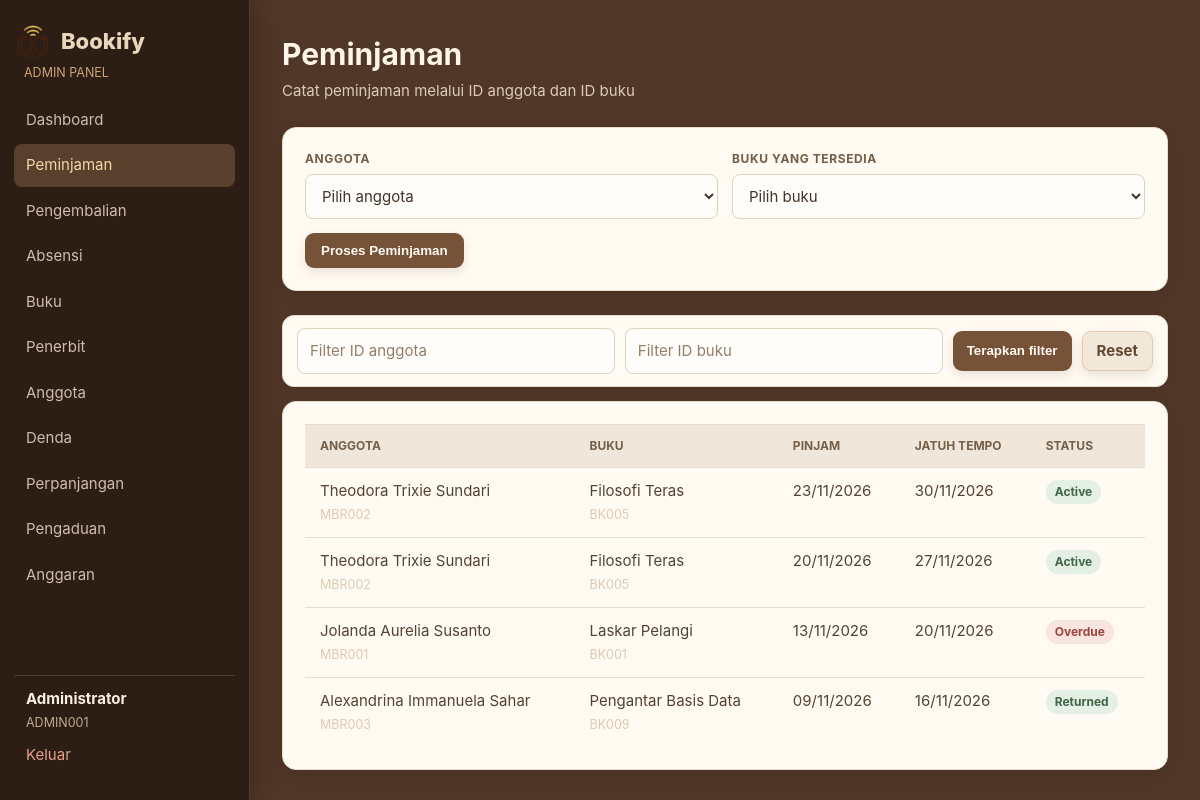
Screenshot of /admin/borrowing.php (signed in) with the database file from the repository.
### tables this page shows
CREATE TABLE borrowings (
    id INTEGER PRIMARY KEY AUTOINCREMENT, user_id INTEGER NOT NULL, book_id INTEGER NOT NULL,
    borrowed_at TEXT NOT NULL DEFAULT CURRENT_TIMESTAMP, due_date TEXT NOT NULL, returned_at TEXT,
    status TEXT NOT NULL DEFAULT 'active', renew_count INTEGER NOT NULL DEFAULT 0,
    created_at TEXT NOT NULL DEFAULT CURRENT_TIMESTAMP, updated_at TEXT NOT NULL DEFAULT CURRENT_TIMESTAMP,
    FOREIGN KEY (user_id) REFERENCES users(id), FOREIGN KEY (book_id) REFERENCES books(id)
);

CREATE TABLE users (
    id INTEGER PRIMARY KEY AUTOINCREMENT, member_id TEXT NOT NULL UNIQUE, name TEXT NOT NULL,
    email TEXT NOT NULL UNIQUE, phone TEXT, gender TEXT, address TEXT, password TEXT NOT NULL,
    role TEXT NOT NULL DEFAULT 'member', status TEXT NOT NULL DEFAULT 'active',
    created_at TEXT NOT NULL DEFAULT CURRENT_TIMESTAMP, updated_at TEXT NOT NULL DEFAULT CURRENT_TIMESTAMP
);

CREATE TABLE books (
    id INTEGER PRIMARY KEY AUTOINCREMENT, book_id TEXT NOT NULL UNIQUE, title TEXT NOT NULL, author TEXT NOT NULL,
    year INTEGER, pages INTEGER, genre TEXT, stock INTEGER NOT NULL DEFAULT 1, available INTEGER NOT NULL DEFAULT 1,
    cover_url TEXT, publisher_id INTEGER, created_at TEXT NOT NULL DEFAULT CURRENT_TIMESTAMP,
    updated_at TEXT NOT NULL DEFAULT CURRENT_TIMESTAMP,
    FOREIGN KEY (publisher_id) REFERENCES publishers(id) ON DELETE SET NULL
);

### admin/borrowing.php (the view, shortened to what this page needs)
<?php
require_once __DIR__ . '/../includes/layout.php'; require_admin();
$memberId=trim($_GET['member_id']??''); $bookId=trim($_GET['book_id']??'');
$query='SELECT br.*,u.name,u.member_id,b.title,b.book_id FROM borrowings br JOIN users u ON u.id=br.user_id JOIN books b ON b.id=br.book_id'; $where=[]; $params=[];
if($where) $query.=' WHERE '.implode(' AND ',$where); $data=rows($query.' ORDER BY br.borrowed_at DESC',$params);
?>
<section class="modal"><form method="post"><div class="form-grid"><div class="form-row"><label>Anggota</label><select name="member_id" required><option value="">Pilih anggota</option></select></div><div class="form-row"><label>Buku yang tersedia</label><select name="book_id" required><option value="">Pilih buku</option></select></div></div><button>Proses Peminjaman</button></form></section>
<form class="card admin-id-search" method="get"><input name="member_id" value="<?= e($memberId) ?>" placeholder="Filter ID anggota"><input name="book_id" value="<?= e($bookId) ?>" placeholder="Filter ID buku"><button type="submit">Terapkan filter</button><a class="button secondary" href="<?= e(url('admin/borrowing.php')) ?>">Reset</a></form>
<section class="card table-card"><table><thead><tr><th>Anggota</th><th>Buku</th><th>Pinjam</th><th>Jatuh Tempo</th><th>Status</th></tr></thead><tbody><?php foreach($data as $row): ?><tr><td><?= e($row['name']) ?><br><small class="muted"><?=e($row['member_id'])?></small></td><td><?=e($row['title'])?><br><small class="muted"><?=e($row['book_id'])?></small></td><td><?=date_id($row['borrowed_at'])?></td><td><?=date_id($row['due_date'])?></td><td><?=status_badge($row['status'])?></td></tr><?php endforeach; ?></tbody></table></section><?php page_foot(true); ?>

### includes/bootstrap.php (shortened to what this page needs)
<?php
function base_url(string $path = ''): string
{
    $script = rawurldecode($_SERVER['SCRIPT_NAME'] ?? '');
    $marker = '/versiphp/';
    $position = stripos($script, $marker);
    $base = $position === false ? '' : substr($script, 0, $position + strlen($marker) - 1);
    return $base . ($path === '' ? '/' : '/' . ltrim($path, '/'));
}
function url(string $path = ''): string
{
    return base_url($path);
}
function e(mixed $value): string
{
    return htmlspecialchars((string) $value, ENT_QUOTES, 'UTF-8');
}
function pdo(): PDO
{
    static $pdo = null;
    if ($pdo instanceof PDO) {
        return $pdo;
    }
    $pdo = new PDO('sqlite:' . DB_FILE);
    $pdo->setAttribute(PDO::ATTR_ERRMODE, PDO::ERRMODE_EXCEPTION);
    $pdo->setAttribute(PDO::ATTR_DEFAULT_FETCH_MODE, PDO::FETCH_ASSOC);
    $pdo->exec('PRAGMA foreign_keys = ON');
    initialise_database($pdo);
    return $pdo;
}
function initialise_database(PDO $db): void
{
    if ((int) $db->query('SELECT COUNT(*) FROM users')->fetchColumn() === 0) {
        seed_database($db);
    }
}
function rows(string $query, array $params = []): array
{
    $statement = pdo()->prepare($query);
    $statement->execute($params);
    return $statement->fetchAll();
}
function status_badge(string $status): string
{
    return '<span class="badge badge-' . e($status) . '">' . e(ucfirst($status)) . '</span>';
}
function date_id(?string $value, bool $withTime = false): string
{
    $time = strtotime($value);
    return date($withTime ? 'd/m/Y H:i' : 'd/m/Y', $time);
}

### rows the page displays
borrowings: user.name "Theodora Trixie Sundari", user.member_id "MBR002", book.title "Filosofi Teras", book.book_id "BK005", borrowed_at "23/11/2026", due_date "30/11/2026", status "Active"
borrowings: user.name "Theodora Trixie Sundari", user.member_id "MBR002", book.title "Filosofi Teras", book.book_id "BK005", borrowed_at "20/11/2026", due_date "27/11/2026", status "Active"
borrowings: user.name "Jolanda Aurelia Susanto", user.member_id "MBR001", book.title "Laskar Pelangi", book.book_id "BK001", borrowed_at "13/11/2026", due_date "20/11/2026", status "Overdue"
borrowings: user.name "Alexandrina Immanuela Sahar", user.member_id "MBR003", book.title "Pengantar Basis Data", book.book_id "BK009", borrowed_at "09/11/2026", due_date "16/11/2026", status "Returned"

### other values shown
$label "Dashboard"
$label "Peminjaman"
$label "Pengembalian"
$label "Absensi"
$label "Buku"
$label "Penerbit"
$label "Anggota"
$label "Denda"
$label "Perpanjangan"
$label "Pengaduan"
$label "Anggaran"
$user['name'] "Administrator"
$user['member_id'] "ADMIN001"
$title "Peminjaman"
$subtitle "Catat peminjaman melalui ID anggota dan ID buku"
